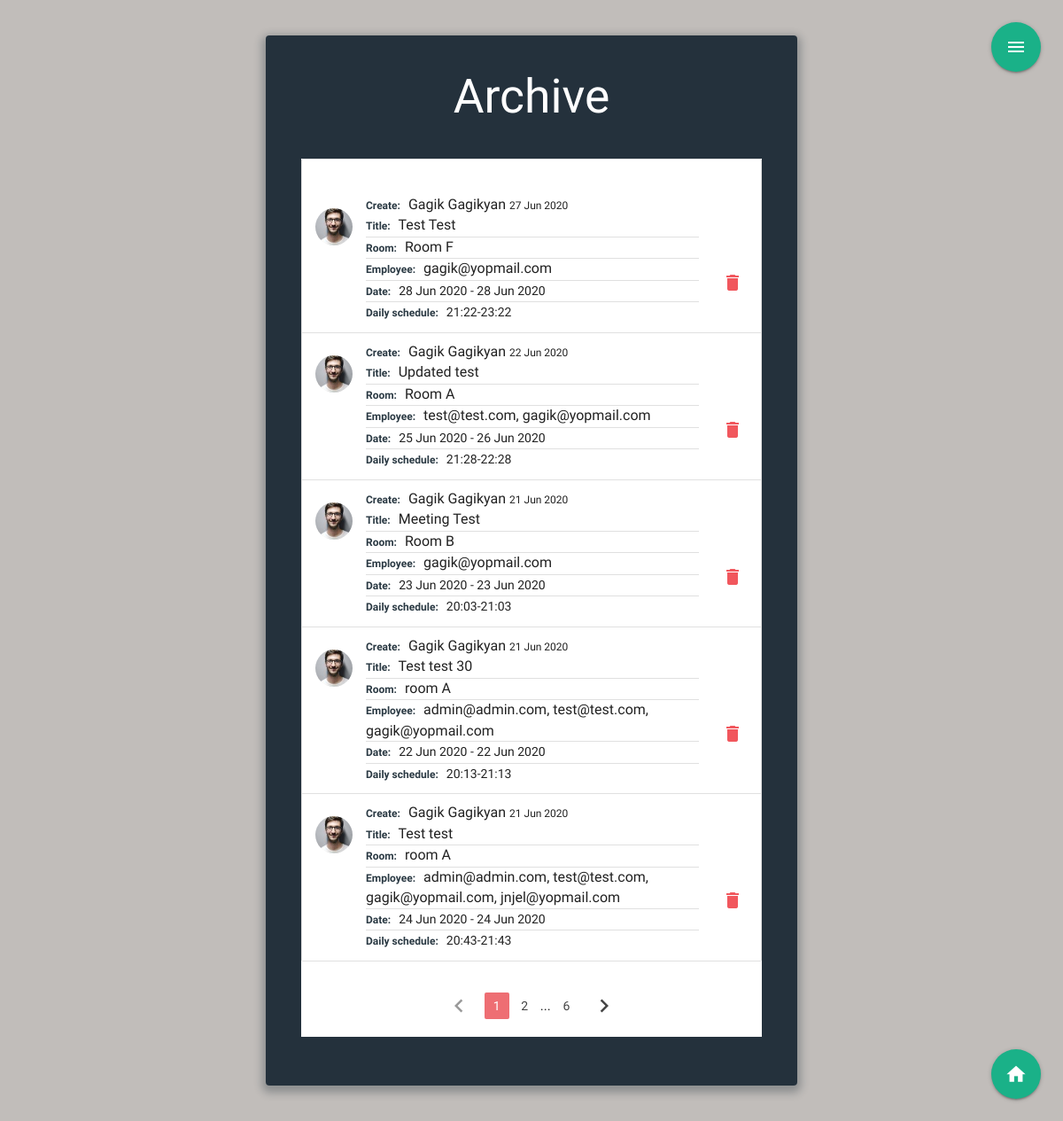
Page /archive (signed in) on the committed database.
### meeting_app/models.py (models this page shows, shortened)
class Meeting(db.Model):
  id = db.Column(db.Integer, primary_key=True)
  meeting_title = db.Column(db.String(100), nullable=False)
  room = db.Column(db.String(100), nullable=False)
  employee = db.Column(db.Text, nullable=False)
  start_date = db.Column(db.Date, nullable=False)
  end_date = db.Column(db.Date)
  start_time = db.Column(db.Time, nullable=False)
  end_time = db.Column(db.Time, nullable=False)
  created_date = db.Column(db.DateTime, nullable=False, default=datetime.utcnow)
  user_id = db.Column(db.Integer, db.ForeignKey('user.id'), nullable=False)

class User(db.Model, UserMixin):
  id = db.Column(db.Integer, primary_key=True)
  fname = db.Column(db.String(60), nullable=False)
  lname = db.Column(db.String(60), nullable=False)
  email = db.Column(db.String(120), unique=True, nullable=False)
  image_file = db.Column(db.String(20), nullable=False, default='avatar.png')
  usertype = db.Column(db.String(20), nullable=False, default="user")
  password = db.Column(db.String(60), nullable=False)
  created_meetings = db.relationship('Meeting', backref='author', lazy=True)

### meeting_app/meetings/routes.py (the view)
@meetings.route("/archive", methods=['GET', "POST"])
@login_required
def archive():
  page=request.args.get('page',1,type=int)
  current_date = datetime(datetime.today().year, datetime.today().month, datetime.today().day)
  date_now = current_date - timedelta(days = 1)
  meetings = Meeting.query.filter(Meeting.end_date <= date_now).order_by(Meeting.created_date.desc()).paginate(page=page,per_page=5)
  image_file = url_for('static', filename='/img/' + current_user.image_file)
  return render_template("archive.html", isIndex=True,image_file=image_file,meetings=meetings,legend="Archive")

### meeting_app/models.py (called while the page is built)
@login_manager.user_loader
def load_user(user_id):
  return User.query.get(int(user_id))

### meeting_app/templates/archive.html (shortened to what this page needs)
{%extends "layout.html"%}
{% block content %}
<div class="wrap">
    <h2>{{legend}}</h2>
<div id="shedule">
 <ul class="collection">
  {% for meeting in meetings.items %}
    <li class="collection-item avatar">
    <a href="{{url_for('users.user_reserves', id=meeting.author.id)}}">
      <div class="img-wrapper circle">
        <div class="img " style="background-image: url({{url_for('static', filename='img/'+meeting.author.image_file, )}})"></div>
      </div>
    </a>
      <span class="title5 collection-title">Create:</span>
      <a href=""></a>{{meeting.author.fname}} {{meeting.author.lname}} </a>
      <span class="small-text">{{meeting.created_date.strftime('%d %b %Y')}}  </span>
      <p>
        <span class="collection-title">Title:</span>    {{meeting.meeting_title}}
        <p class="divider"></p>
        <span class="collection-title">Room:</span>    {{meeting.room}}
        <p class="divider"></p>
        <span class="collection-title">Employee:</span> {{meeting.employee}}
        <p class="divider"></p>
        {% if meeting.end_date %}
          <span class="collection-title">Date:</span> <span class="date">{{ meeting.start_date.strftime('%d %b %Y')}} -
          {{meeting.end_date.strftime('%d %b %Y')}} </span>
        {% else %}
        <span class="date"> {{ meeting.start_date.strftime('%d %b %Y')}}</span>
        {% endif %}
        <p class="divider"></p>
        <span class="collection-title">Daily schedule:</span> <span class="date">{{meeting.start_time.strftime('%H:%M')}}-{{meeting.end_time.strftime('%H:%M')}}</span>
      </p>
      {% if (meeting.author == current_user or current_user.usertype=="admin") %}
      <div class="action-buttons-wrapper">
        <a class="waves-effect waves-light modal-trigger secondary-content" href="#modal" data-id="{{url_for('meetings.delete_reserve',meeting_id = meeting.id)}}">  <i class="material-icons ">delete</i></a>
      </div>
      {%endif %}
    </li>
    {%endfor%}
  </ul>
  <ul class="pagination">
    {% if meetings.has_prev %}
    <li class="arrow"><a  href="{{ url_for('meetings.archive',page=meetings.prev_num)}}"><i class="material-icons">chevron_left</i></a></li>
    {% else %}
    <li class="disabled"><a href="#!"><i class="material-icons">chevron_left</i></a></li>
    {% endif %}
    {% for page_num in meetings.iter_pages(left_edge=1, right_edge=1, left_current=1,right_current=2) %}
      {% if page_num %}
        {% if meetings.page ==page_num %}
          <li class="active"> <a href="{{ url_for('meetings.archive',page=page_num)}}">{{page_num}}</a></li>
        {% else %}
          <li class="waves-effect pag-element"> <a href="{{ url_for('meetings.archive',page=page_num)}}">{{page_num}}</a></li>
        {% endif %}
      {% else %}
        <span>...</span>
      {% endif %}
    {% endfor %}
    {% if meetings.has_next %}
      <li class="arrow"><a href="{{ url_for('meetings.archive',page=meetings.next_num)}}"><i class="material-icons">chevron_right</i></a></li>
    {% else %}
    <li class="disabled"><a href="#!"><i class="material-icons">chevron_right</i></a></li>
    {% endif %}
  </ul>
</div>
{% if url_for(request.endpoint) != "/archive" %}
<div class="fixed-button-wrapper">
  <a class="btn-floating btn-large " href="{{url_for('meetings.reserve_new')}}" title="Add Meeting"><i class="material-icons">add</i></a>
</div>
{% else %}
  <div class="fixed-button-wrapper">
    <a class="btn-floating btn-large" href="{{url_for('main.index')}}"><i class="material-icons">home</i></a>
  </div>
{% endif %}
</div>
{% endblock %}

### meeting_app/static/css/style.css (style rules this page uses)
*, *:before, *:after { box-sizing: border-box; outline: none; }
html { overflow-y: scroll; }
body { background: #c1bdba; font-family: "Titillium Web", sans-serif; }
a { text-decoration: none; color: #1ab188; transition: 0.5s ease; }
.wrap { background: rgba(19, 35, 47, 0.9); padding: 40px; max-width: 600px; margin: 40px auto; border-radius: 4px; box-shadow: 0 4px 10px 4px rgba(19, 35, 47, 0.3); }
h1, h2 { text-align: center; color: #ffffff; font-weight: 300; margin: 0 0 40px; }
.collection .collection-item { position: relative; padding-right: 70px; }
#shedule { background-color: #fff; }
.fixed-button-wrapper { position: fixed; right: 25px; bottom: 25px; }
.fixed-button-wrapper .btn-floating { background-color: #1ab188; }
.fixed-button-wrapper .btn-floating i { font-size: 1.7rem; }
#shedule .img-wrapper { position: absolute; width: 42px; height: 42px; overflow: hidden; left: 15px; top: 25px; display: inline-block; vertical-align: middle; }
#shedule .img-wrapper .img { position: absolute; top: 0; left: 0; bottom: 0; right: 0; background-size: cover; background-repeat: no-repeat; background-position: center; }
#shedule .collection-title { color: rgba(19, 35, 47, 0.9); font-weight: bold; margin-right: 5px; font-size:12px; }
.collection { font-size: 16px; padding-top: 30px; }
#shedule .small-text { font-size: 12px; }
#shedule .date { font-size: 14px; }
.collection .collection-item.avatar .secondary-content { top: initial; right: 0; }
.collection .collection-item.avatar .secondary-content { color: #1ab188; }
.collection .collection-item.avatar .secondary-content:last-child { top:initial; right: 0; color: rgb(241, 87, 93); bottom: 0; }
.action-buttons-wrapper { position: absolute; top: 50%; right: 20px; height: 90px; width: 20px; transform: translateY(-50%); }
.pagination { text-align: center; padding: 20px 0; }
.pagination span { vertical-align: sub; }
.pagination li a { font-size: 14px; }

### rows in the picture
Meeting: image_file (picture), author.fname "Gagik", author.lname "Gagikyan", created_date "27 Jun 2020", meeting_title "Test Test", room "Room F", employee "gagik@yopmail.com", start_date "28 Jun 2020", end_date "28 Jun 2020", start_time "21:22", end_time "23:22"
Meeting: image_file (picture), author.fname "Gagik", author.lname "Gagikyan", created_date "22 Jun 2020", meeting_title "Updated test", room "Room A", employee "test@test.com, gagik@yopmail.com", start_date "25 Jun 2020", end_date "26 Jun 2020", start_time "21:28", end_time "22:28"
Meeting: image_file (picture), author.fname "Gagik", author.lname "Gagikyan", created_date "21 Jun 2020", meeting_title "Meeting Test", room "Room B", employee "gagik@yopmail.com", start_date "23 Jun 2020", end_date "23 Jun 2020", start_time "20:03", end_time "21:03"
Meeting: image_file (picture), author.fname "Gagik", author.lname "Gagikyan", created_date "21 Jun 2020", meeting_title "Test test 30", room "room A", employee "admin@admin.com, test@test.com, gagik@yopmail.com", start_date "22 Jun 2020", end_date "22 Jun 2020", start_time "20:13", end_time "21:13"
Meeting: image_file (picture), author.fname "Gagik", author.lname "Gagikyan", created_date "21 Jun 2020", meeting_title "Test test", room "room A", employee "admin@admin.com, test@test.com, gagik@yopmail.com, jnjel@yopmail.com", start_date "24 Jun 2020", end_date "24 Jun 2020", start_time "20:43", end_time "21:43"

### other values in the picture
{{ legend }} "Archive"
{{ page_num }} "1"
{{ page_num }} "2" "6"
